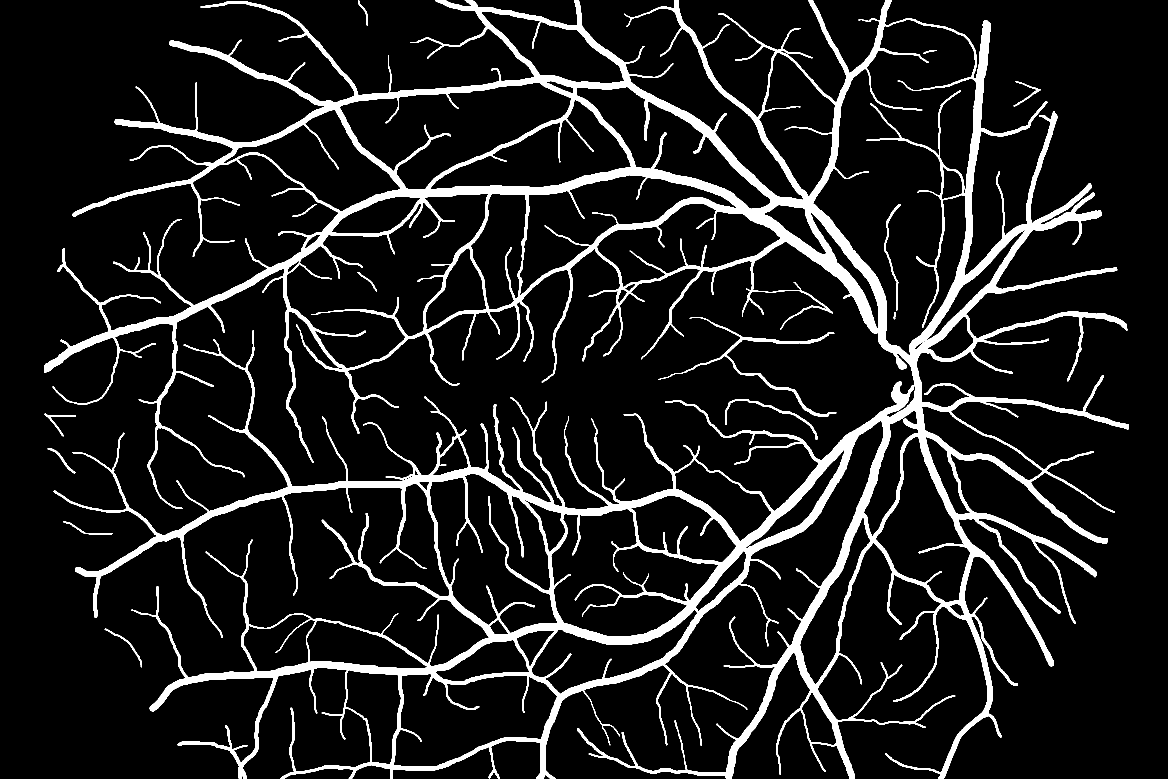
#> input picture sample/01_h.tif, 3504 x 2336 px, given in place of 01_h.png, which was not available (shown at 1/3 size)
$ jupyter execute --allow-errors Untitled.ipynb
#> lines starting #> are read from the running program, lines starting #| are printed output that depends on the picture; after the words box and inside, x2 and y2 are one past the last pixel; in counts of white or black regions, pixels touching at a corner belong together; pictures that were not available may be replaced by others from this repository, and a replacement may not be noted
[cell 1]
import cv2
import numpy as np
import matplotlib
from matplotlib.pyplot import imshow
from matplotlib import pyplot as plt


def image_resize(image, width = None, height = None, inter = cv2.INTER_AREA):
    # initialize the dimensions of the image to be resized and
    # grab the image size
    dim = None
    (h, w) = image.shape[:2]

    # if both the width and height are None, then return the
    # original image
    if width is None and height is None:
        return image

    # check to see if the width is None
    if width is None:
        # calculate the ratio of the height and construct the
        # dimensions
        r = height / float(h)
        dim = (int(w * r), height)

    # otherwise, the height is None
    else:
        # calculate the ratio of the width and construct the
        # dimensions
        r = width / float(w)
        dim = (width, int(h * r))

    # resize the image
    resized = cv2.resize(image, dim, interpolation = inter)

    # return the resized image
    return resized

img = cv2.imread('sample/01_h.png')
#> img is the input picture: shape (2336, 3504, 3); 10.2% white; 14 white regions, largest, box (x1, y1, x2, y2) and area: (133, 0, 3386, 2336) 818953, (1975, 952, 2509, 1251) 6937, (2175, 1197, 2452, 1320) 1921
gray = cv2.cvtColor(img,cv2.COLOR_BGR2GRAY)

kernel_size = 5
blur_gray = cv2.GaussianBlur(gray,(kernel_size, kernel_size),0)
cv2.imshow("gray",blur_gray)
cv2.waitKey()

[cell 2]
low_threshold = 1
high_threshold = 150
edges = cv2.Canny(blur_gray, low_threshold, high_threshold)
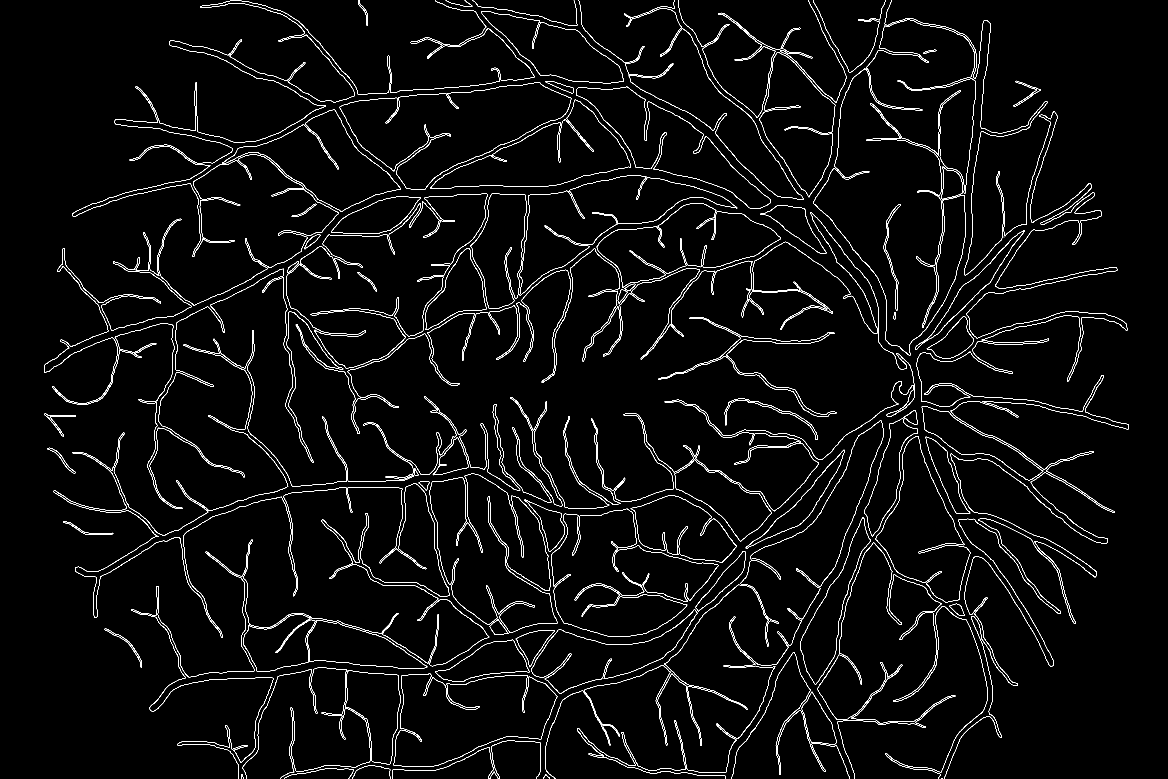
#> edges: shape (2336, 3504) (shown at 1/3 size); 2.2% white in thin lines or dots

[cell 3]
rho = 1  # distance resolution in pixels of the Hough grid
theta = np.pi / 180  # angular resolution in radians of the Hough grid
threshold = 15  # minimum number of votes (intersections in Hough grid cell)
min_line_length = 50  # minimum number of pixels making up a line
max_line_gap = 20  # maximum gap in pixels between connectable line segments
line_image = np.copy(img) * 0  # creating a blank to draw lines on
#> line_image: shape (2336, 3504, 3); every value is 0

# Run Hough on edge detected image
# Output "lines" is an array containing endpoints of detected line segments
lines = cv2.HoughLinesP(edges, rho, theta, threshold, np.array([]),
                    min_line_length, max_line_gap)
#> lines = 1201 rows, first 6: [1679, 578, 1735, 561], [445, 801, 583, 939], [1289, 1206, 1383, 1300], [2333, 707, 2446, 786], [2350, 970, 2408, 926], [2935, 1559, 2997, 1598]

for line in lines:
    for x1,y1,x2,y2 in line:
        cv2.line(line_image,(x1,y1),(x2,y2),(255,0,0),5)
#> this loop made 1201 passes

[cell 4]
# Draw the lines on the  image
lines_edges = cv2.addWeighted(img, 0.8, line_image, 1, 0)
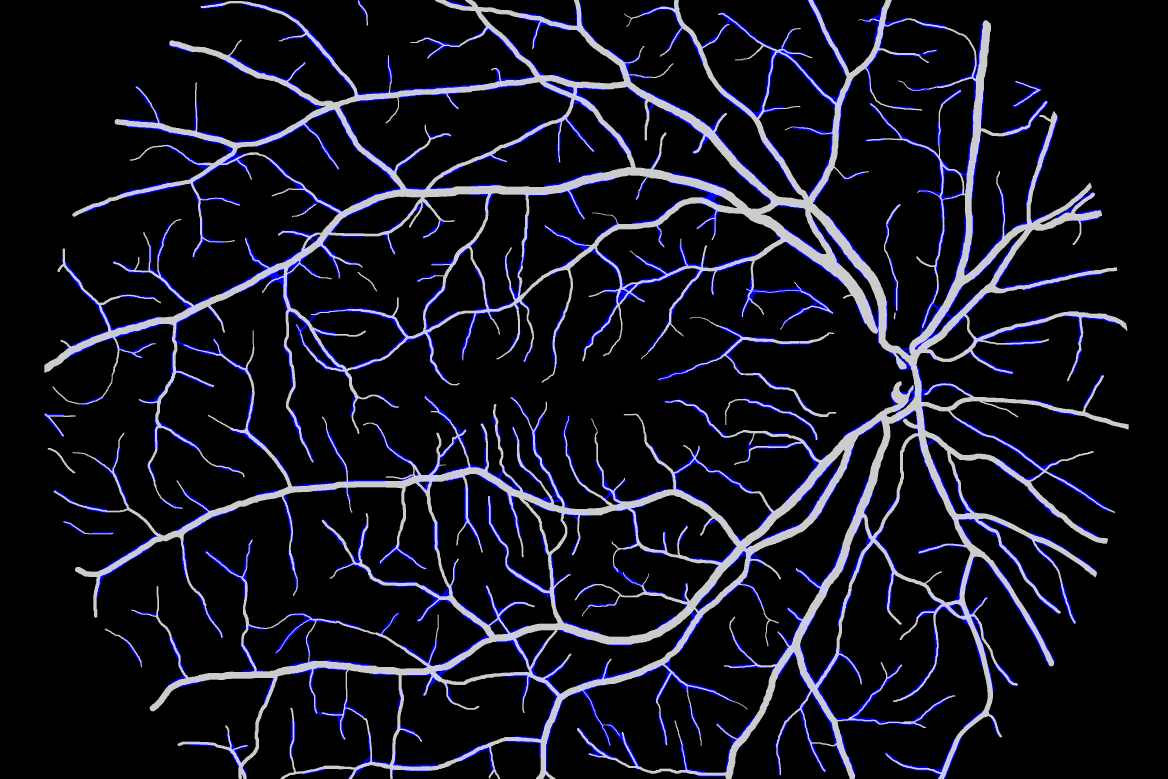
#> lines_edges: shape (2336, 3504, 3) (shown at 1/3 size); mean B, G, R 31.3, 20.8, 20.8

[cell 5]
cv2.imshow("final",lines_edges)
cv2.waitKey()
#> Out = 27

[cell 6]
import cv2
import numpy as np
#from poly_point_isect import isect_segments_bentley_ottmann as bot
#import isect_segments_bentley_ottmann.poly_point_isect as bot
import poly_point_isect as bot

gray = cv2.cvtColor(img,cv2.COLOR_BGR2GRAY)

kernel_size = 5
blur_gray = cv2.GaussianBlur(gray,(kernel_size, kernel_size),0)

# cv2.imshow("blur_gray",blur_gray)

# cv2.imshow("edges",edges)
mask = blur_gray
height,width = mask.shape
#> height = 2336; width = 3504
skel = np.zeros([height,width],dtype=np.uint8)      #[height,width,3]
kernel = cv2.getStructuringElement(cv2.MORPH_CROSS, (3,3))
#> kernel = [[0, 1, 0], [1, 1, 1], [0, 1, 0]]
temp_nonzero = np.count_nonzero(mask)
#> temp_nonzero = 1233176
while(np.count_nonzero(mask) != 0 ):
    eroded = cv2.erode(mask,kernel)
#     cv2.imshow("eroded",eroded)
#     cv2.waitKey()
    temp = cv2.dilate(eroded,kernel)
#     cv2.imshow("dilate",temp)
#     cv2.waitKey()
    temp = cv2.subtract(mask,temp)
    skel = cv2.bitwise_or(skel,temp)
    mask = eroded.copy()
#> this loop made 31 passes
#> eroded: shape (2336, 3504); every value is 0

low_threshold = 50
high_threshold = 150
edges = cv2.Canny(blur_gray, low_threshold, high_threshold)

cv2.imshow("edges",edges)
cv2.waitKey()


rho = 1  # distance resolution in pixels of the Hough grid
theta = np.pi / 180  # angular resolution in radians of the Hough grid
threshold = 15  # minimum number of votes (intersections in Hough grid cell)
min_line_length = 50  # minimum number of pixels making up a line
max_line_gap = 20  # maximum gap in pixels between connectable line segments
line_image = np.copy(img) * 0  # creating a blank to draw lines on
new_image = np.copy(img) * 0
# Run Hough on edge detected image
# Output "lines" is an array containing endpoints of detected line segments
lines = cv2.HoughLinesP(edges, rho, theta, threshold, np.array([]),min_line_length, max_line_gap)
#print(lines)
points = []
for line in lines:
    for x1, y1, x2, y2 in line:
        points.append(((x1 + 0.0, y1 + 0.0), (x2 + 0.0, y2 + 0.0)))
        cv2.line(line_image, (x1, y1), (x2, y2), (255, 0, 0), 5)
#> after the loop, points = 1201 items


lines_edges = cv2.addWeighted(new_image, 0.8, line_image, 1, 0)
print(lines_edges.shape)
#| (2336, 3504, 3)


# print(points)
#> (the rest of this cell did not finish here and is left out)

[cell 7]
img = cv2.imread('sample/01_h.tif')
# convert image to grayscale
small1 = cv2.resize(img, (0,0), fx=0.5, fy=0.5)
gray = cv2.cvtColor(small1, cv2.COLOR_BGR2GRAY)
#> gray: shape (1168, 1752)
gray = np.float32(gray)

'''
args:
img - Input image, it should be grayscale and float32 type.
blockSize - It is the size of neighbourhood considered for corner detection
ksize - Aperture parameter of Sobel derivative used.
k - Harris detector free parameter in the equation.
'''
dst = cv2.cornerHarris(gray, 9, 5, 0.04)
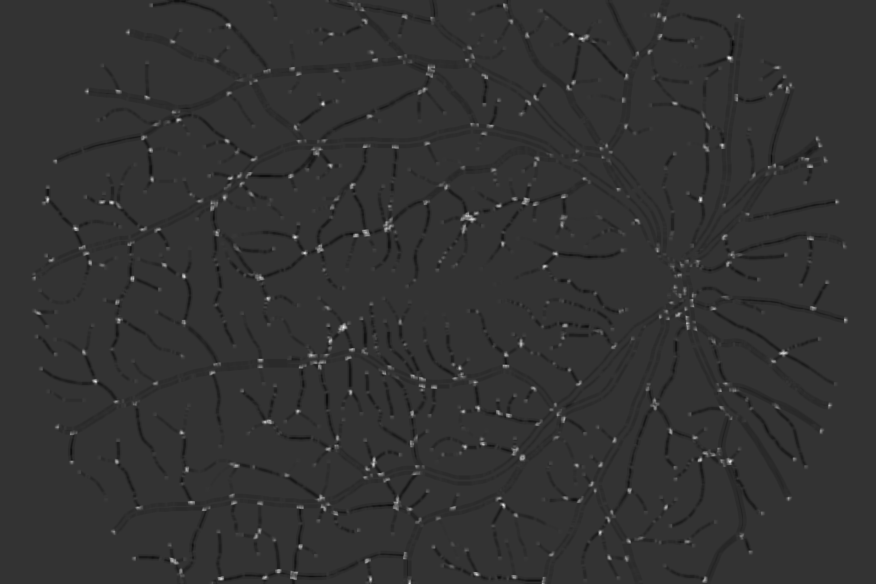
#> dst: shape (1168, 1752) float32 (shown at 1/2 size); min -4.68e+09, max 1.83e+10, mean -47481308; drawn with min black and max white
# result is dilated for marking the corners
dst = cv2.dilate(dst,None)

# Threshold for an optimal value, it may vary depending on the image.
img_thresh = cv2.threshold(dst, 0.32*dst.max(), 255, 0)[1]
#> img_thresh: shape (1168, 1752) float32; 1% white; 363 white regions (26 under 20 px), largest, box (x1, y1, x2, y2) and area: (921, 424, 952, 444) 352, (768, 442, 786, 464) 237, (677, 646, 695, 663) 209
img_thresh = np.uint8(img_thresh)

# get the matrix with the x and y locations of each centroid
centroids = cv2.connectedComponentsWithStats(img_thresh)[3]
#> centroids = 364 pairs, first value 69 to 1690.2, second value 10.14 to 1163.8


stop_criteria = (cv2.TERM_CRITERIA_EPS + cv2.TERM_CRITERIA_MAX_ITER, 30, 0.001)
#> stop_criteria = (3, 30, 0.001)
# refine corner coordinates to subpixel accuracy
corners = cv2.cornerSubPix(gray, np.float32(centroids), (5,5), (-1,-1), stop_criteria)
#> corners = 364 pairs, first value 66.28 to 1692.3, second value 14.41 to 1163.8
for i in range(1, len(corners)):
    #print(corners[i])
    cv2.circle(small1, (int(corners[i,0]), int(corners[i,1])), 5, (0,255,0), 2)
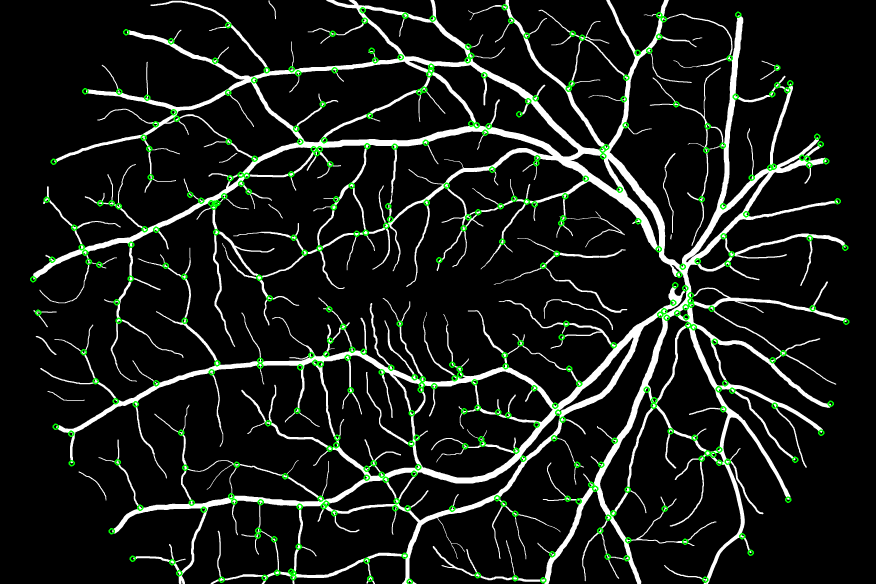
#> small1: shape (1168, 1752, 3) (shown at 1/2 size); mean B, G, R 24.1, 28.1, 24.1


# cv2.destroyAllWindows()

[cell 8]
img = cv2.imread('sample/01_h.tif')
# convert image to grayscale
# small = cv2.resize(img, (0,0), fx=0.3, fy=0.3)
small = image_resize(img, height = 1080)
gray = cv2.cvtColor(small, cv2.COLOR_BGR2GRAY)
#> gray: shape (1080, 1620)
gray = np.float32(gray)

'''
args:
img - Input image, it should be grayscale and float32 type.
blockSize - It is the size of neighbourhood considered for corner detection
ksize - Aperture parameter of Sobel derivative used.
k - Harris detector free parameter in the equation.
'''
dst = cv2.cornerHarris(gray, 9, 5, 0.04)
#> dst: shape (1080, 1620) float32
# result is dilated for marking the corners
dst = cv2.dilate(dst,None)

# Threshold for an optimal value, it may vary depending on the image.
img_thresh = cv2.threshold(dst, 0.32*dst.max(), 255, 0)[1]
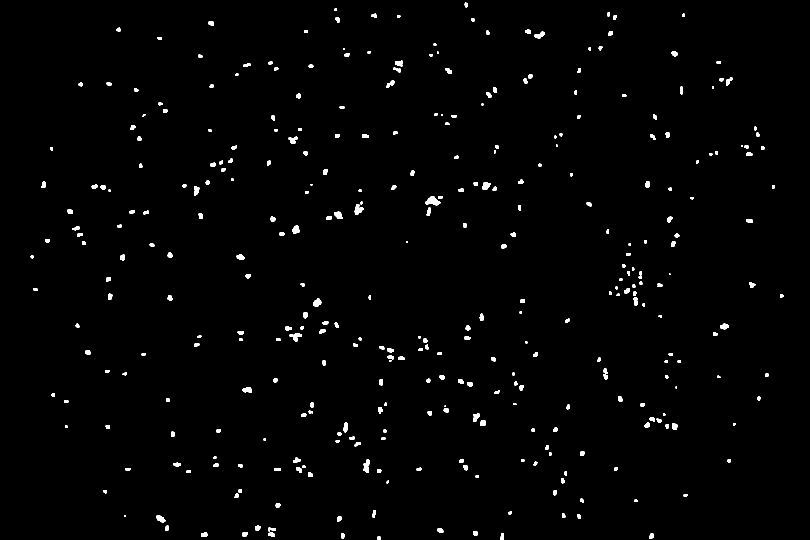
#> img_thresh: shape (1080, 1620) float32 (shown at 1/2 size); 1.3% white; 347 white regions (15 under 20 px), largest, box (x1, y1, x2, y2) and area: (851, 392, 881, 411) 342, (709, 408, 728, 430) 241, (726, 918, 739, 945) 233
img_thresh = np.uint8(img_thresh)

# get the matrix with the x and y locations of each centroid
centroids = cv2.connectedComponentsWithStats(img_thresh)[3]
#> centroids = 348 pairs, first value 63.71 to 1562.6, second value 9.47 to 1075.8


stop_criteria = (cv2.TERM_CRITERIA_EPS + cv2.TERM_CRITERIA_MAX_ITER, 30, 0.001)
# refine corner coordinates to subpixel accuracy
corners = cv2.cornerSubPix(gray, np.float32(centroids), (5,5), (-1,-1), stop_criteria)
#> corners = 348 pairs, first value 61.21 to 1564.6, second value 13.4 to 1073.1
for i in range(1, len(corners)):
    #print(corners[i])
    cv2.circle(small, (int(corners[i,0]), int(corners[i,1])), 5, (0,255,0), 2)
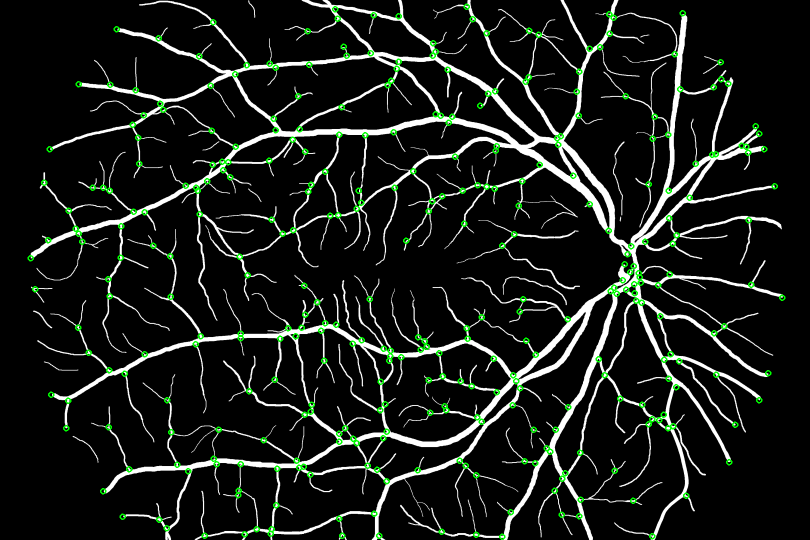
#> small: shape (1080, 1620, 3) (shown at 1/2 size); mean B, G, R 23.9, 28.4, 23.9

cv2.imshow('img1', small)
# cv2.imshow('img', small1)
cv2.waitKey(0)
cv2.destroyAllWindows()

[cell 9]
img = cv2.imread('sample/vessel1.png')
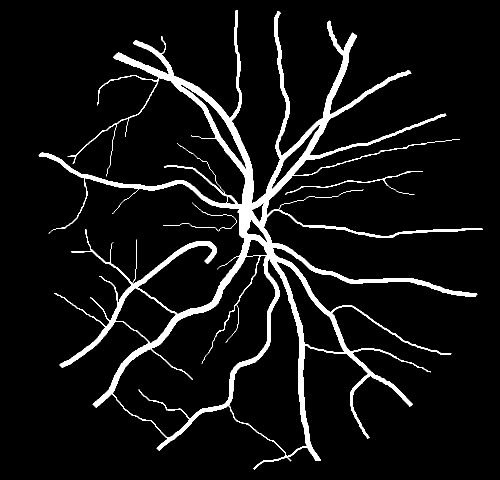
#> input picture sample/vessel1.png, 999 x 960 px (shown at 1/2 size)
#> img is the input picture: shape (960, 999, 3); 7% white; 4 white regions, box (x1, y1, x2, y2) and area: (77, 21, 965, 939) 65977, (570, 342, 846, 390) 648, (384, 405, 474, 462) 142, (326, 446, 437, 463) 118
# convert image to grayscale
# small = cv2.resize(img, (0,0), fx=0.3, fy=0.3)
small = image_resize(img, height = 1080)
gray = cv2.cvtColor(small, cv2.COLOR_BGR2GRAY)
#> gray: shape (1080, 1123)
gray = np.float32(gray)

def detect(img):
        gray = cv2.cvtColor(img,cv2.COLOR_BGR2GRAY)

        harris_cv = cv2.goodFeaturesToTrack(gray, **harris_params)
#> harris_cv = 308 rows, first 8: [351, 184], [645, 1025], [166, 354], [203, 562], [523, 696], [862, 405], [585, 578], [258, 281]

        for c in harris_cv:
            cv2.circle(img, (int(c[0,0]), int(c[0,1])), 8, (0,0,255))
#> this loop made 308 passes
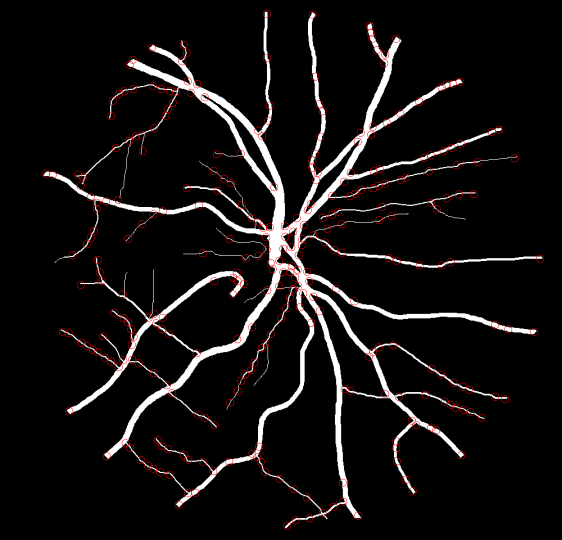
#> img: shape (1080, 1123, 3) (shown at 1/2 size); mean B, G, R 17, 17, 19.8

        cv2.imshow("prova",img)
        cv2.waitKey(0)
        cv2.destroyAllWindows()

harris_params = dict(maxCorners = 500,
                     qualityLevel = 0.03,
                     minDistance = 11,
                     blockSize = 11,
                     useHarrisDetector = True)

detect(small)
